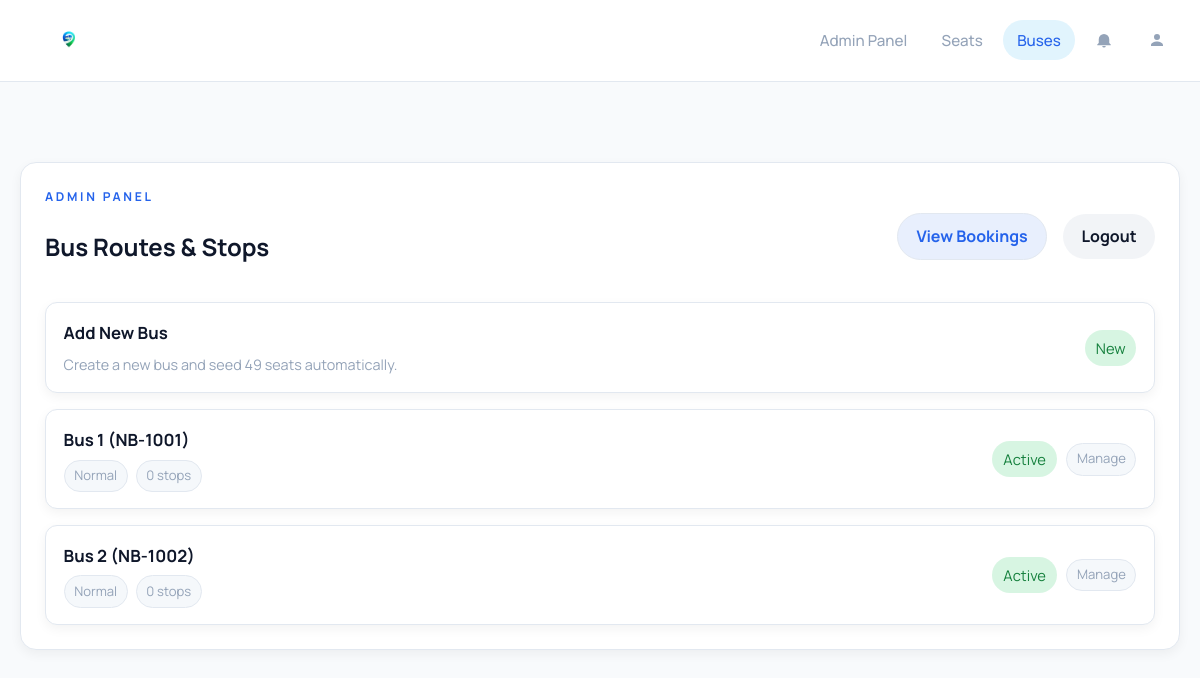
The app's page /admin/buses.php (signed in) with its own data.
### tables this page shows
CREATE TABLE IF NOT EXISTS buses (
    id INT UNSIGNED AUTO_INCREMENT PRIMARY KEY,
    name VARCHAR(100) NOT NULL,
    bus_number VARCHAR(50) NOT NULL,
    total_seats INT UNSIGNED NOT NULL DEFAULT 49,
    origin VARCHAR(150) NULL,
    destination VARCHAR(150) NULL,
    bus_type VARCHAR(50) NOT NULL DEFAULT 'Normal',
    description TEXT NULL,
    image_url TEXT NULL,
    start_time TIME NULL,
    end_time TIME NULL,
    is_active TINYINT(1) NOT NULL DEFAULT 1,
    created_at TIMESTAMP DEFAULT CURRENT_TIMESTAMP
);

### includes/db.php (called while the page is built, shortened)
<?php
function db(): PDO
{
    static $pdo = null;
    if ($pdo instanceof PDO) {
        return $pdo;
    }
    $dsn = sprintf('mysql:host=%s;port=%s;dbname=%s;charset=utf8mb4', DB_HOST, DB_PORT, DB_NAME);
    $pdo = new PDO($dsn, DB_USER, DB_PASS, [
        PDO::ATTR_ERRMODE => PDO::ERRMODE_EXCEPTION,
        PDO::ATTR_DEFAULT_FETCH_MODE => PDO::FETCH_ASSOC,
    ]);
    return $pdo;
}

### includes/functions.php (called while the page is built, shortened)
<?php
require_once __DIR__ . '/db.php';
function h(?string $value): string
{
    return htmlspecialchars((string) $value, ENT_QUOTES, 'UTF-8');
}
function get_buses(): array
{
    return db()->query('SELECT id, name, bus_number, total_seats, origin, destination, bus_type, description, image_url, start_time, end_time, is_active FROM buses ORDER BY id ASC')->fetchAll();
}
function get_bus_stops_with_offsets(int $busId): array
{
    $stmt = db()->prepare('SELECT stop_name, stop_offset_minutes, stop_time FROM bus_stops WHERE bus_id = :bus_id ORDER BY sort_order ASC, id ASC');
    $stmt->execute(['bus_id' => $busId]);
    return $stmt->fetchAll();
}

### admin/buses.php (the view, shortened to what this page needs)
<?php
require_once __DIR__ . '/../includes/functions.php';
$buses = get_buses();
require_once __DIR__ . '/../includes/header.php';
?>
<section class="panel stack-lg">
    <div class="split-row">
        <div>
            <p class="eyebrow">Admin panel</p>
            <h1>Bus Routes & Stops</h1>
        </div>
        <div class="inline-links">
            <a class="button secondary" href="/admin/bookings.php">View Bookings</a>
            <a class="button ghost" href="/admin/logout.php">Logout</a>
        </div>
    </div>
    <div class="bus-cards">
        <details class="bus-accordion add-bus">
            <summary>
                <div class="summary-main">
                    <div class="summary-title">Add New Bus</div>
                    <div class="summary-meta">Create a new bus and seed 49 seats automatically.</div>
                </div>
                <div class="summary-right">
                    <span class="status-chip status-active">New</span>
                </div>
            </summary>
        </details>
        <?php foreach ($buses as $bus): ?>
            <?php
        $stopRows = get_bus_stops_with_offsets((int) $bus['id']);
        $busType = $bus['bus_type'] ?? 'Normal';
        $isActive = (int) ($bus['is_active'] ?? 1) === 1;
        $stopCount = count($stopRows);
        ?>
            <details class="bus-accordion">
                <summary>
                    <div class="summary-main">
                        <div class="summary-title"><?= h($bus['name']) ?> (<?= h($bus['bus_number']) ?>)</div>
                        <div class="summary-meta">
                            <span class="pill"><?= h($busType) ?></span>
                            <span class="pill"><?= $stopCount ?> stops</span>
                        </div>
                    </div>
                    <div class="summary-right">
                        <span class="status-chip <?= $isActive ? 'status-active' : 'status-inactive' ?>">
                            <?= $isActive ? 'Active' : 'Inactive' ?>
                        </span>
                        <span class="pill">Manage</span>
                    </div>
                </summary>
            </details>
        <?php endforeach; ?>
    </div>
</section>
<?php require_once __DIR__ . '/../includes/footer.php'; ?>

### assets/css/style.css (style rules this page uses)
:root { color-scheme: light; --bg: #f8fafc; --bg-accent: #eff6ff; --surface: #ffffff; --surface-strong: #ffffff; --surface-muted: #f1f5f9; --border: #e2e8f0; --text: #0f172a; --text-secondary: #475569; --muted: #94a3b8; --navy: #0f172a; --blue: #2563eb; --cyan: #0ea5e9; --primary-start: #2563eb; --primary-end: #0ea5e9; --green: #22c55e; --amber: #f59e0b; --red: #ef4444; --seat-border: #cbd5f5; --shadow: 0 4px 12px rgba(0, 0, 0, 0.05); --radius-xl: 16px; --radius-lg: 12px; --radius-md: 10px; }
* { box-sizing: border-box; }
html { scroll-behavior: smooth; }
body { margin: 0; color: var(--text); font-family: "Manrope", "Segoe UI", Tahoma, Geneva, Verdana, sans-serif; line-height: 1.65; min-height: 100vh; display: flex; flex-direction: column; background: var(--bg); }
a { color: var(--blue); text-decoration: none; }
p { margin: 0 0 1rem; }
.header-row, .split-row, .inline-form, .legend, .inline-links, .hero-actions, .mini-stats, .hero-badges, .footer-grid, .cards-grid { display: flex; gap: 1rem; }
.header-row, .split-row { align-items: center; justify-content: space-between; }
.page-hero, .hero-card, .panel, .auth-card, .info-card, .faq-item, .cta-strip { background: var(--surface); border: 1px solid var(--border); border-radius: var(--radius-xl); box-shadow: var(--shadow); }
.panel { backdrop-filter: blur(10px); }
.page-hero, .hero-card, .panel, .cta-strip { padding: 1.5rem; }
.eyebrow { margin: 0 0 0.6rem; color: var(--blue); text-transform: uppercase; letter-spacing: 0.22em; font-size: 0.76rem; font-weight: 700; }
.button { display: inline-flex; align-items: center; justify-content: center; border: 0; padding: 0.88rem 1.15rem; border-radius: 999px; background: linear-gradient(135deg, var(--primary-start), var(--primary-end)); color: #fff; cursor: pointer; transition: transform 0.2s ease, box-shadow 0.2s ease, opacity 0.2s ease; font-weight: 700; line-height: 1.1; }
.button.secondary { background: rgba(37, 99, 235, 0.1); color: var(--blue); border: 1px solid var(--border); }
.button.ghost { background: rgba(148, 163, 184, 0.12); color: var(--text); }
.feature-list, .stack-md, .stack-lg, .faq-list { display: grid; gap: 1rem; }
.bus-cards { display: grid; gap: 1rem; }
.bus-accordion { border-radius: 12px; border: 1px solid var(--border); background: var(--surface); overflow: hidden; box-shadow: var(--shadow); }
.bus-accordion summary { list-style: none; cursor: pointer; padding: 1rem 1.1rem; display: flex; align-items: center; justify-content: space-between; gap: 1rem; }
.summary-main { display: grid; gap: 0.35rem; }
.summary-title { font-size: 1.05rem; font-weight: 700; overflow-wrap: anywhere; }
.summary-meta { display: flex; flex-wrap: wrap; gap: 0.5rem; color: var(--muted); font-size: 0.9rem; }
.summary-right { display: flex; align-items: center; gap: 0.6rem; }
.pill { display: inline-flex; align-items: center; padding: 0.28rem 0.6rem; border-radius: 999px; border: 1px solid var(--border); background: color-mix(in srgb, var(--surface-muted) 70%, transparent); font-size: 0.82rem; color: var(--muted); white-space: normal; }
.legend, .inline-form, .inline-links { align-items: center; flex-wrap: wrap; row-gap: 0.6rem; }
.status-chip { display: inline-flex; align-items: center; padding: 0.38rem 0.68rem; border-radius: 999px; font-size: 0.92rem; }
.status-chip.status-active { background: rgba(34, 197, 94, 0.18); color: #15803d; }
.inline-links { flex-wrap: wrap; justify-content: flex-end; }
.inline-links .button { min-height: 40px; }

### records on screen
buses: name "Bus 1", bus_number "NB-1001", bus_type "Normal", stopCount "0", is_active "Active"
buses: name "Bus 2", bus_number "NB-1002", bus_type "Normal", stopCount "0", is_active "Active"
